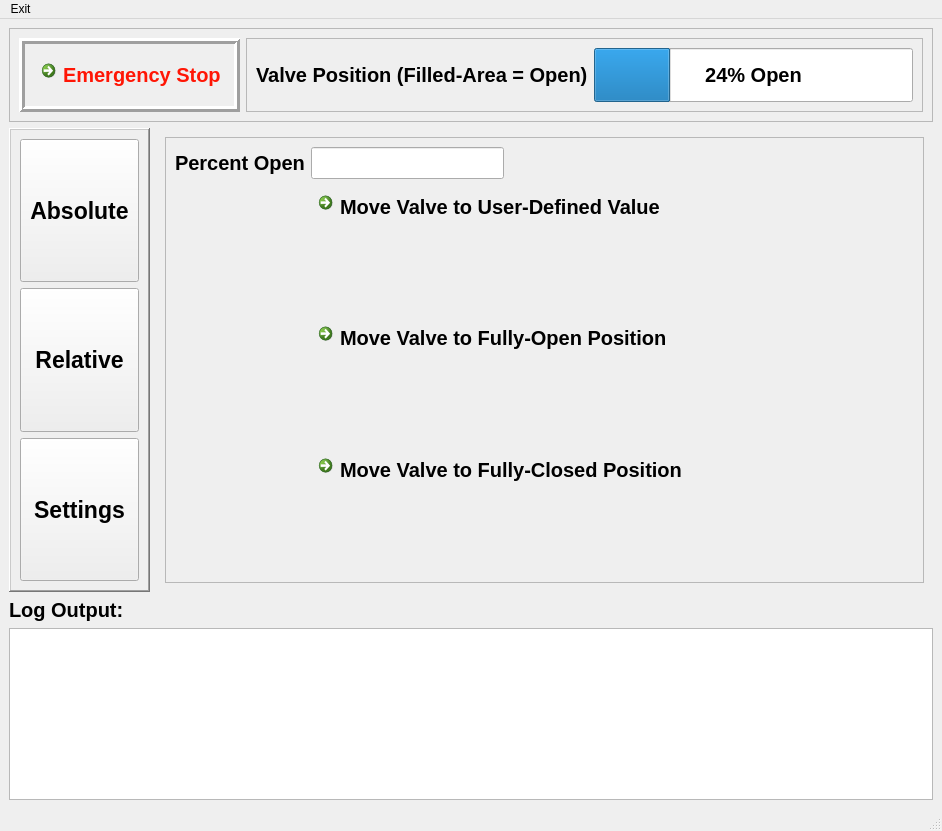
<?xml version="1.0" encoding="UTF-8"?>
<ui version="4.0">
 <class>MainWindow</class>
 <widget class="QMainWindow" name="MainWindow">
  <property name="geometry">
   <rect>
    <x>0</x>
    <y>0</y>
    <width>942</width>
    <height>831</height>
   </rect>
  </property>
  <property name="palette">
   <palette>
    <active>
     <colorrole role="WindowText">
      <brush brushstyle="SolidPattern">
       <color alpha="255">
        <red>0</red>
        <green>0</green>
        <blue>0</blue>
       </color>
      </brush>
     </colorrole>
    </active>
    <inactive>
     <colorrole role="WindowText">
      <brush brushstyle="SolidPattern">
       <color alpha="255">
        <red>0</red>
        <green>0</green>
        <blue>0</blue>
       </color>
      </brush>
     </colorrole>
    </inactive>
    <disabled>
     <colorrole role="WindowText">
      <brush brushstyle="SolidPattern">
       <color alpha="255">
        <red>190</red>
        <green>190</green>
        <blue>190</blue>
       </color>
      </brush>
     </colorrole>
    </disabled>
   </palette>
  </property>
  <property name="windowTitle">
   <string>MainWindow</string>
  </property>
  <widget class="QWidget" name="centralwidget">
   <layout class="QVBoxLayout" name="verticalLayout_3">
    <item>
     <layout class="QVBoxLayout" name="verticalLayout_2">
      <item>
       <layout class="QHBoxLayout" name="horizontalLayout">
        <item>
         <widget class="QFrame" name="frame_4">
          <property name="frameShape">
           <enum>QFrame::StyledPanel</enum>
          </property>
          <property name="frameShadow">
           <enum>QFrame::Raised</enum>
          </property>
          <layout class="QHBoxLayout" name="horizontalLayout_3">
           <item>
            <widget class="QFrame" name="frame_6">
             <property name="frameShape">
              <enum>QFrame::Box</enum>
             </property>
             <property name="frameShadow">
              <enum>QFrame::Raised</enum>
             </property>
             <property name="lineWidth">
              <number>3</number>
             </property>
             <layout class="QHBoxLayout" name="horizontalLayout_4">
              <item>
               <widget class="QCommandLinkButton" name="estop_commandLinkButton">
                <property name="font">
                 <font>
                  <pointsize>15</pointsize>
                 </font>
                </property>
                <property name="styleSheet">
                 <string notr="true">color: rgb(255, 22, 5);
background-color: rgb(255, 175, 175);</string>
                </property>
                <property name="text">
                 <string>Emergency Stop</string>
                </property>
                <property name="icon">
                 <iconset theme="process-stop">
                  <normaloff>.</normaloff>.</iconset>
                </property>
               </widget>
              </item>
             </layout>
            </widget>
           </item>
           <item>
            <widget class="QFrame" name="frame_7">
             <property name="frameShape">
              <enum>QFrame::StyledPanel</enum>
             </property>
             <property name="frameShadow">
              <enum>QFrame::Raised</enum>
             </property>
             <layout class="QHBoxLayout" name="horizontalLayout_5">
              <item>
               <widget class="QLabel" name="valve_pos_label">
                <property name="font">
                 <font>
                  <pointsize>15</pointsize>
                  <bold>true</bold>
                 </font>
                </property>
                <property name="text">
                 <string>Valve Position (Filled-Area = Open)</string>
                </property>
               </widget>
              </item>
              <item>
               <widget class="QProgressBar" name="valve_pos_progressBar">
                <property name="sizePolicy">
                 <sizepolicy hsizetype="Expanding" vsizetype="Preferred">
                  <horstretch>0</horstretch>
                  <verstretch>0</verstretch>
                 </sizepolicy>
                </property>
                <property name="font">
                 <font>
                  <pointsize>15</pointsize>
                  <bold>true</bold>
                 </font>
                </property>
                <property name="value">
                 <number>24</number>
                </property>
                <property name="invertedAppearance">
                 <bool>false</bool>
                </property>
                <property name="format">
                 <string>%p% Open</string>
                </property>
               </widget>
              </item>
             </layout>
            </widget>
           </item>
          </layout>
         </widget>
        </item>
       </layout>
      </item>
      <item>
       <layout class="QHBoxLayout" name="horizontalLayout_2">
        <item>
         <layout class="QVBoxLayout" name="verticalLayout">
          <item>
           <widget class="QFrame" name="frame_3">
            <property name="frameShape">
             <enum>QFrame::WinPanel</enum>
            </property>
            <property name="frameShadow">
             <enum>QFrame::Raised</enum>
            </property>
            <property name="lineWidth">
             <number>10</number>
            </property>
            <layout class="QVBoxLayout" name="verticalLayout_10">
             <item>
              <widget class="QToolButton" name="absolute_toolButton">
               <property name="sizePolicy">
                <sizepolicy hsizetype="Preferred" vsizetype="Preferred">
                 <horstretch>0</horstretch>
                 <verstretch>0</verstretch>
                </sizepolicy>
               </property>
               <property name="font">
                <font>
                 <pointsize>17</pointsize>
                 <bold>true</bold>
                </font>
               </property>
               <property name="text">
                <string>Absolute</string>
               </property>
              </widget>
             </item>
             <item>
              <widget class="QToolButton" name="relative_toolButton">
               <property name="sizePolicy">
                <sizepolicy hsizetype="Preferred" vsizetype="Preferred">
                 <horstretch>0</horstretch>
                 <verstretch>0</verstretch>
                </sizepolicy>
               </property>
               <property name="font">
                <font>
                 <pointsize>17</pointsize>
                 <bold>true</bold>
                </font>
               </property>
               <property name="text">
                <string>Relative</string>
               </property>
              </widget>
             </item>
             <item>
              <widget class="QToolButton" name="settings_toolButton">
               <property name="sizePolicy">
                <sizepolicy hsizetype="Preferred" vsizetype="Preferred">
                 <horstretch>0</horstretch>
                 <verstretch>0</verstretch>
                </sizepolicy>
               </property>
               <property name="font">
                <font>
                 <pointsize>17</pointsize>
                 <bold>true</bold>
                </font>
               </property>
               <property name="styleSheet">
                <string notr="true"/>
               </property>
               <property name="text">
                <string>Settings</string>
               </property>
              </widget>
             </item>
            </layout>
           </widget>
          </item>
         </layout>
        </item>
        <item>
         <widget class="QStackedWidget" name="stackedWidget">
          <property name="currentIndex">
           <number>1</number>
          </property>
          <widget class="QWidget" name="start_page">
           <layout class="QVBoxLayout" name="verticalLayout_5">
            <item>
             <widget class="QLabel" name="startPage_title_label">
              <property name="sizePolicy">
               <sizepolicy hsizetype="Preferred" vsizetype="Fixed">
                <horstretch>0</horstretch>
                <verstretch>0</verstretch>
               </sizepolicy>
              </property>
              <property name="font">
               <font>
                <pointsize>20</pointsize>
                <bold>true</bold>
               </font>
              </property>
              <property name="styleSheet">
               <string notr="true">color: rgb(255, 78, 43);</string>
              </property>
              <property name="text">
               <string>Ensure connections as shown!</string>
              </property>
              <property name="alignment">
               <set>Qt::AlignCenter</set>
              </property>
             </widget>
            </item>
            <item>
             <widget class="QLabel" name="startPage_imageLabel">
              <property name="text">
               <string>TextLabel</string>
              </property>
              <property name="alignment">
               <set>Qt::AlignCenter</set>
              </property>
             </widget>
            </item>
            <item>
             <widget class="QDialogButtonBox" name="startPage_buttonBox">
              <property name="font">
               <font>
                <pointsize>15</pointsize>
                <bold>true</bold>
               </font>
              </property>
              <property name="standardButtons">
               <set>QDialogButtonBox::Close|QDialogButtonBox::Ok</set>
              </property>
             </widget>
            </item>
           </layout>
          </widget>
          <widget class="QWidget" name="page">
           <layout class="QVBoxLayout" name="verticalLayout_6">
            <item>
             <widget class="QFrame" name="formFrame_2">
              <property name="frameShape">
               <enum>QFrame::StyledPanel</enum>
              </property>
              <property name="frameShadow">
               <enum>QFrame::Raised</enum>
              </property>
              <layout class="QFormLayout" name="formLayout_2">
               <item row="0" column="0">
                <widget class="QLabel" name="occlusionPctSet_label">
                 <property name="font">
                  <font>
                   <pointsize>15</pointsize>
                   <bold>true</bold>
                  </font>
                 </property>
                 <property name="text">
                  <string>Percent Open</string>
                 </property>
                </widget>
               </item>
               <item row="0" column="1">
                <widget class="QLineEdit" name="occlusionPctSet_lineEdit">
                 <property name="sizePolicy">
                  <sizepolicy hsizetype="Fixed" vsizetype="Fixed">
                   <horstretch>0</horstretch>
                   <verstretch>0</verstretch>
                  </sizepolicy>
                 </property>
                 <property name="font">
                  <font>
                   <pointsize>15</pointsize>
                   <bold>true</bold>
                  </font>
                 </property>
                </widget>
               </item>
               <item row="1" column="1">
                <widget class="QCommandLinkButton" name="pctMove_commandLinkButton">
                 <property name="sizePolicy">
                  <sizepolicy hsizetype="Preferred" vsizetype="Fixed">
                   <horstretch>0</horstretch>
                   <verstretch>0</verstretch>
                  </sizepolicy>
                 </property>
                 <property name="font">
                  <font>
                   <pointsize>15</pointsize>
                   <bold>true</bold>
                  </font>
                 </property>
                 <property name="text">
                  <string>Move Valve to User-Defined Value</string>
                 </property>
                 <property name="icon">
                  <iconset theme="media-playback-start">
                   <normaloff>.</normaloff>.</iconset>
                 </property>
                 <property name="iconSize">
                  <size>
                   <width>40</width>
                   <height>40</height>
                  </size>
                 </property>
                </widget>
               </item>
               <item row="5" column="1">
                <widget class="QCommandLinkButton" name="fullClose_commandLinkButton">
                 <property name="sizePolicy">
                  <sizepolicy hsizetype="Preferred" vsizetype="Fixed">
                   <horstretch>0</horstretch>
                   <verstretch>0</verstretch>
                  </sizepolicy>
                 </property>
                 <property name="font">
                  <font>
                   <pointsize>15</pointsize>
                   <bold>true</bold>
                  </font>
                 </property>
                 <property name="text">
                  <string>Move Valve to Fully-Closed Position</string>
                 </property>
                 <property name="icon">
                  <iconset theme="go-down">
                   <normaloff>.</normaloff>.</iconset>
                 </property>
                </widget>
               </item>
               <item row="3" column="1">
                <widget class="QCommandLinkButton" name="fullOpen_commandLinkButton">
                 <property name="sizePolicy">
                  <sizepolicy hsizetype="Preferred" vsizetype="Fixed">
                   <horstretch>0</horstretch>
                   <verstretch>0</verstretch>
                  </sizepolicy>
                 </property>
                 <property name="font">
                  <font>
                   <pointsize>15</pointsize>
                   <bold>true</bold>
                  </font>
                 </property>
                 <property name="text">
                  <string>Move Valve to Fully-Open Position</string>
                 </property>
                 <property name="icon">
                  <iconset theme="go-top">
                   <normaloff>.</normaloff>.</iconset>
                 </property>
                </widget>
               </item>
               <item row="2" column="1">
                <spacer name="verticalSpacer">
                 <property name="orientation">
                  <enum>Qt::Vertical</enum>
                 </property>
                 <property name="sizeHint" stdset="0">
                  <size>
                   <width>20</width>
                   <height>40</height>
                  </size>
                 </property>
                </spacer>
               </item>
               <item row="4" column="1">
                <spacer name="verticalSpacer_2">
                 <property name="orientation">
                  <enum>Qt::Vertical</enum>
                 </property>
                 <property name="sizeHint" stdset="0">
                  <size>
                   <width>20</width>
                   <height>40</height>
                  </size>
                 </property>
                </spacer>
               </item>
               <item row="6" column="1">
                <spacer name="verticalSpacer_3">
                 <property name="orientation">
                  <enum>Qt::Vertical</enum>
                 </property>
                 <property name="sizeHint" stdset="0">
                  <size>
                   <width>20</width>
                   <height>40</height>
                  </size>
                 </property>
                </spacer>
               </item>
              </layout>
             </widget>
            </item>
           </layout>
          </widget>
          <widget class="QWidget" name="settings_page">
           <layout class="QVBoxLayout" name="verticalLayout_4">
            <item>
             <layout class="QGridLayout" name="gridLayout_2">
              <item row="0" column="0">
               <widget class="QFrame" name="frame_5">
                <property name="frameShape">
                 <enum>QFrame::StyledPanel</enum>
                </property>
                <property name="frameShadow">
                 <enum>QFrame::Raised</enum>
                </property>
                <layout class="QFormLayout" name="formLayout_4">
                 <item row="0" column="0">
                  <widget class="QLabel" name="speed_label">
                   <property name="font">
                    <font>
                     <pointsize>15</pointsize>
                     <bold>true</bold>
                    </font>
                   </property>
                   <property name="text">
                    <string>Speed (RPM)</string>
                   </property>
                  </widget>
                 </item>
                 <item row="0" column="1">
                  <widget class="QLineEdit" name="speed_lineEdit">
                   <property name="sizePolicy">
                    <sizepolicy hsizetype="Fixed" vsizetype="Fixed">
                     <horstretch>0</horstretch>
                     <verstretch>0</verstretch>
                    </sizepolicy>
                   </property>
                   <property name="font">
                    <font>
                     <pointsize>15</pointsize>
                     <bold>true</bold>
                    </font>
                   </property>
                  </widget>
                 </item>
                 <item row="1" column="0">
                  <widget class="QLabel" name="microstep_label">
                   <property name="font">
                    <font>
                     <pointsize>15</pointsize>
                     <bold>true</bold>
                    </font>
                   </property>
                   <property name="text">
                    <string>Microstepping (Read Only)</string>
                   </property>
                  </widget>
                 </item>
                 <item row="1" column="1">
                  <widget class="QLineEdit" name="microstep_lineEdit">
                   <property name="sizePolicy">
                    <sizepolicy hsizetype="Fixed" vsizetype="Fixed">
                     <horstretch>0</horstretch>
                     <verstretch>0</verstretch>
                    </sizepolicy>
                   </property>
                   <property name="font">
                    <font>
                     <pointsize>15</pointsize>
                     <bold>true</bold>
                    </font>
                   </property>
                   <property name="autoFillBackground">
                    <bool>false</bool>
                   </property>
                   <property name="styleSheet">
                    <string notr="true">background-color: rgb(185, 185, 185);</string>
                   </property>
                   <property name="readOnly">
                    <bool>true</bool>
                   </property>
                  </widget>
                 </item>
                 <item row="2" column="1">
                  <widget class="QDialogButtonBox" name="settings_buttonBox">
                   <property name="sizePolicy">
                    <sizepolicy hsizetype="Preferred" vsizetype="Fixed">
                     <horstretch>0</horstretch>
                     <verstretch>0</verstretch>
                    </sizepolicy>
                   </property>
                   <property name="font">
                    <font>
                     <pointsize>15</pointsize>
                     <bold>true</bold>
                    </font>
                   </property>
                   <property name="standardButtons">
                    <set>QDialogButtonBox::Cancel|QDialogButtonBox::Ok</set>
                   </property>
                  </widget>
                 </item>
                </layout>
               </widget>
              </item>
             </layout>
            </item>
            <item>
             <widget class="QFrame" name="frame_8">
              <property name="frameShape">
               <enum>QFrame::StyledPanel</enum>
              </property>
              <property name="frameShadow">
               <enum>QFrame::Raised</enum>
              </property>
              <layout class="QHBoxLayout" name="horizontalLayout_6">
               <item>
                <widget class="QCommandLinkButton" name="cal_commandLinkButton">
                 <property name="sizePolicy">
                  <sizepolicy hsizetype="Preferred" vsizetype="Fixed">
                   <horstretch>0</horstretch>
                   <verstretch>0</verstretch>
                  </sizepolicy>
                 </property>
                 <property name="font">
                  <font>
                   <pointsize>15</pointsize>
                  </font>
                 </property>
                 <property name="styleSheet">
                  <string notr="true">background-color: rgb(132, 255, 130);
border-color: rgb(255, 39, 10);</string>
                 </property>
                 <property name="text">
                  <string>Calibrate Valve Range</string>
                 </property>
                </widget>
               </item>
              </layout>
             </widget>
            </item>
           </layout>
          </widget>
          <widget class="QWidget" name="page_2">
           <layout class="QVBoxLayout" name="verticalLayout_9">
            <item>
             <widget class="QFrame" name="frame">
              <property name="frameShape">
               <enum>QFrame::StyledPanel</enum>
              </property>
              <property name="frameShadow">
               <enum>QFrame::Raised</enum>
              </property>
              <layout class="QVBoxLayout" name="verticalLayout_7">
               <item>
                <widget class="QLabel" name="stepNote_label">
                 <property name="font">
                  <font>
                   <pointsize>15</pointsize>
                   <italic>true</italic>
                   <bold>false</bold>
                  </font>
                 </property>
                 <property name="text">
                  <string>* 1 Step = 1.8 Degree Rotation; 200 Steps = 1 Complete Turn</string>
                 </property>
                </widget>
               </item>
               <item>
                <layout class="QFormLayout" name="formLayout_3">
                 <item row="0" column="0">
                  <widget class="QLabel" name="relOpenCloseCombo_label">
                   <property name="font">
                    <font>
                     <pointsize>15</pointsize>
                     <bold>true</bold>
                    </font>
                   </property>
                   <property name="text">
                    <string>1.) Set Valve to Open or Close</string>
                   </property>
                  </widget>
                 </item>
                 <item row="0" column="1">
                  <widget class="QComboBox" name="rel_openClose_comboBox">
                   <property name="font">
                    <font>
                     <pointsize>15</pointsize>
                     <bold>true</bold>
                    </font>
                   </property>
                  </widget>
                 </item>
                 <item row="1" column="0">
                  <widget class="QLabel" name="stepCount_label">
                   <property name="font">
                    <font>
                     <pointsize>15</pointsize>
                     <bold>true</bold>
                    </font>
                   </property>
                   <property name="text">
                    <string>2.) Set number of steps* to move</string>
                   </property>
                  </widget>
                 </item>
                 <item row="1" column="1">
                  <widget class="QLineEdit" name="rel_stepCount_linEdit">
                   <property name="font">
                    <font>
                     <pointsize>15</pointsize>
                     <bold>true</bold>
                    </font>
                   </property>
                  </widget>
                 </item>
                 <item row="2" column="1">
                  <widget class="QCommandLinkButton" name="relative_commandLinkButton">
                   <property name="sizePolicy">
                    <sizepolicy hsizetype="Fixed" vsizetype="Fixed">
                     <horstretch>0</horstretch>
                     <verstretch>0</verstretch>
                    </sizepolicy>
                   </property>
                   <property name="font">
                    <font>
                     <pointsize>15</pointsize>
                     <bold>true</bold>
                    </font>
                   </property>
                   <property name="text">
                    <string>Move Based on User Input</string>
                   </property>
                   <property name="checkable">
                    <bool>false</bool>
                   </property>
                  </widget>
                 </item>
                </layout>
               </item>
              </layout>
             </widget>
            </item>
            <item>
             <widget class="QFrame" name="frame_2">
              <property name="frameShape">
               <enum>QFrame::StyledPanel</enum>
              </property>
              <property name="frameShadow">
               <enum>QFrame::Raised</enum>
              </property>
              <layout class="QVBoxLayout" name="verticalLayout_8">
               <item>
                <layout class="QGridLayout" name="gridLayout">
                 <item row="2" column="2">
                  <widget class="QComboBox" name="qu3_comboBox">
                   <property name="font">
                    <font>
                     <pointsize>15</pointsize>
                     <bold>true</bold>
                    </font>
                   </property>
                  </widget>
                 </item>
                 <item row="0" column="2">
                  <widget class="QComboBox" name="qu1_comboBox">
                   <property name="font">
                    <font>
                     <pointsize>15</pointsize>
                     <bold>true</bold>
                    </font>
                   </property>
                  </widget>
                 </item>
                 <item row="1" column="1">
                  <widget class="QLineEdit" name="qu2_lineEdit">
                   <property name="font">
                    <font>
                     <pointsize>15</pointsize>
                     <bold>true</bold>
                    </font>
                   </property>
                  </widget>
                 </item>
                 <item row="2" column="0">
                  <widget class="QLabel" name="quick3_label">
                   <property name="font">
                    <font>
                     <pointsize>15</pointsize>
                     <bold>true</bold>
                    </font>
                   </property>
                   <property name="text">
                    <string>Quick 3</string>
                   </property>
                  </widget>
                 </item>
                 <item row="0" column="1">
                  <widget class="QLineEdit" name="qu1_lineEdit">
                   <property name="font">
                    <font>
                     <pointsize>15</pointsize>
                     <bold>true</bold>
                    </font>
                   </property>
                  </widget>
                 </item>
                 <item row="1" column="3">
                  <widget class="QCommandLinkButton" name="qu2_commandLinkButton">
                   <property name="font">
                    <font>
                     <pointsize>15</pointsize>
                     <bold>true</bold>
                    </font>
                   </property>
                   <property name="text">
                    <string>Go</string>
                   </property>
                  </widget>
                 </item>
                 <item row="3" column="0">
                  <widget class="QLabel" name="quick4_label">
                   <property name="font">
                    <font>
                     <pointsize>15</pointsize>
                     <bold>true</bold>
                    </font>
                   </property>
                   <property name="text">
                    <string>Quick 4</string>
                   </property>
                  </widget>
                 </item>
                 <item row="1" column="2">
                  <widget class="QComboBox" name="qu2_comboBox">
                   <property name="font">
                    <font>
                     <pointsize>15</pointsize>
                     <bold>true</bold>
                    </font>
                   </property>
                  </widget>
                 </item>
                 <item row="0" column="0">
                  <widget class="QLabel" name="quick1_label">
                   <property name="font">
                    <font>
                     <pointsize>15</pointsize>
                     <bold>true</bold>
                    </font>
                   </property>
                   <property name="text">
                    <string>Quick 1</string>
                   </property>
                  </widget>
                 </item>
                 <item row="3" column="2">
                  <widget class="QComboBox" name="qu4_comboBox">
                   <property name="font">
                    <font>
                     <pointsize>15</pointsize>
                     <bold>true</bold>
                    </font>
                   </property>
                  </widget>
                 </item>
                 <item row="2" column="3">
                  <widget class="QCommandLinkButton" name="qu3_commandLinkButton">
                   <property name="font">
                    <font>
                     <pointsize>15</pointsize>
                     <bold>true</bold>
                    </font>
                   </property>
                   <property name="text">
                    <string>Go</string>
                   </property>
                  </widget>
                 </item>
                 <item row="1" column="0">
                  <widget class="QLabel" name="quick2_label">
                   <property name="font">
                    <font>
                     <pointsize>15</pointsize>
                     <bold>true</bold>
                    </font>
                   </property>
                   <property name="text">
                    <string>Quick 2</string>
                   </property>
                  </widget>
                 </item>
                 <item row="2" column="1">
                  <widget class="QLineEdit" name="qu3_lineEdit">
                   <property name="font">
                    <font>
                     <pointsize>15</pointsize>
                     <bold>true</bold>
                    </font>
                   </property>
                  </widget>
                 </item>
                 <item row="3" column="1">
                  <widget class="QLineEdit" name="qu4_lineEdit">
                   <property name="font">
                    <font>
                     <pointsize>15</pointsize>
                     <bold>true</bold>
                    </font>
                   </property>
                  </widget>
                 </item>
                 <item row="3" column="3">
                  <widget class="QCommandLinkButton" name="qu4_commandLinkButton">
                   <property name="font">
                    <font>
                     <pointsize>15</pointsize>
                     <bold>true</bold>
                    </font>
                   </property>
                   <property name="text">
                    <string>Go</string>
                   </property>
                  </widget>
                 </item>
                 <item row="0" column="3">
                  <widget class="QCommandLinkButton" name="qu1_commandLinkButton">
                   <property name="font">
                    <font>
                     <pointsize>15</pointsize>
                     <bold>true</bold>
                    </font>
                   </property>
                   <property name="text">
                    <string>Go</string>
                   </property>
                  </widget>
                 </item>
                </layout>
               </item>
               <item>
                <widget class="QPushButton" name="pushButton_2">
                 <property name="sizePolicy">
                  <sizepolicy hsizetype="Fixed" vsizetype="Fixed">
                   <horstretch>0</horstretch>
                   <verstretch>0</verstretch>
                  </sizepolicy>
                 </property>
                 <property name="text">
                  <string>Load</string>
                 </property>
                </widget>
               </item>
               <item>
                <widget class="QPushButton" name="pushButton">
                 <property name="sizePolicy">
                  <sizepolicy hsizetype="Fixed" vsizetype="Fixed">
                   <horstretch>0</horstretch>
                   <verstretch>0</verstretch>
                  </sizepolicy>
                 </property>
                 <property name="text">
                  <string>Save</string>
                 </property>
                </widget>
               </item>
              </layout>
             </widget>
            </item>
           </layout>
          </widget>
          <widget class="QWidget" name="page_3">
           <layout class="QVBoxLayout" name="verticalLayout_11"/>
          </widget>
         </widget>
        </item>
       </layout>
      </item>
     </layout>
    </item>
    <item>
     <widget class="QLabel" name="logOutput_label">
      <property name="font">
       <font>
        <pointsize>15</pointsize>
        <bold>true</bold>
       </font>
      </property>
      <property name="text">
       <string>Log Output:</string>
      </property>
     </widget>
    </item>
    <item>
     <widget class="QListView" name="log_listView">
      <property name="font">
       <font>
        <pointsize>15</pointsize>
        <bold>true</bold>
       </font>
      </property>
     </widget>
    </item>
   </layout>
  </widget>
  <widget class="QMenuBar" name="menubar">
   <property name="geometry">
    <rect>
     <x>0</x>
     <y>0</y>
     <width>942</width>
     <height>19</height>
    </rect>
   </property>
   <widget class="QMenu" name="menuExit">
    <property name="title">
     <string>Exit</string>
    </property>
    <addaction name="actionExit_Valve_Program"/>
   </widget>
   <addaction name="menuExit"/>
  </widget>
  <widget class="QStatusBar" name="statusbar"/>
  <action name="actionExit_Valve_Program">
   <property name="text">
    <string>Exit Valve Program</string>
   </property>
   <property name="font">
    <font>
     <pointsize>15</pointsize>
     <bold>true</bold>
    </font>
   </property>
  </action>
 </widget>
 <resources/>
 <connections>
  <connection>
   <sender>settings_toolButton</sender>
   <signal>clicked()</signal>
   <receiver>MainWindow</receiver>
   <slot>on_settings_toolButton_clicked()</slot>
   <hints>
    <hint type="sourcelabel">
     <x>37</x>
     <y>230</y>
    </hint>
    <hint type="destinationlabel">
     <x>7</x>
     <y>251</y>
    </hint>
   </hints>
  </connection>
  <connection>
   <sender>absolute_toolButton</sender>
   <signal>clicked()</signal>
   <receiver>MainWindow</receiver>
   <slot>on_absolute_toolButton_clicked()</slot>
   <hints>
    <hint type="sourcelabel">
     <x>25</x>
     <y>354</y>
    </hint>
    <hint type="destinationlabel">
     <x>5</x>
     <y>355</y>
    </hint>
   </hints>
  </connection>
  <connection>
   <sender>relative_toolButton</sender>
   <signal>clicked()</signal>
   <receiver>MainWindow</receiver>
   <slot>on_relative_toolButton_clicked()</slot>
   <hints>
    <hint type="sourcelabel">
     <x>43</x>
     <y>463</y>
    </hint>
    <hint type="destinationlabel">
     <x>6</x>
     <y>479</y>
    </hint>
   </hints>
  </connection>
  <connection>
   <sender>cal_commandLinkButton</sender>
   <signal>clicked()</signal>
   <receiver>MainWindow</receiver>
   <slot>on_cal_clicked()</slot>
   <hints>
    <hint type="sourcelabel">
     <x>137</x>
     <y>537</y>
    </hint>
    <hint type="destinationlabel">
     <x>5</x>
     <y>544</y>
    </hint>
   </hints>
  </connection>
 </connections>
 <slots>
  <slot>on_settings_toolButton_clicked()</slot>
  <slot>on_absolute_toolButton_clicked()</slot>
  <slot>on_relative_toolButton_clicked()</slot>
  <slot>on_cal_clicked()</slot>
 </slots>
</ui>
